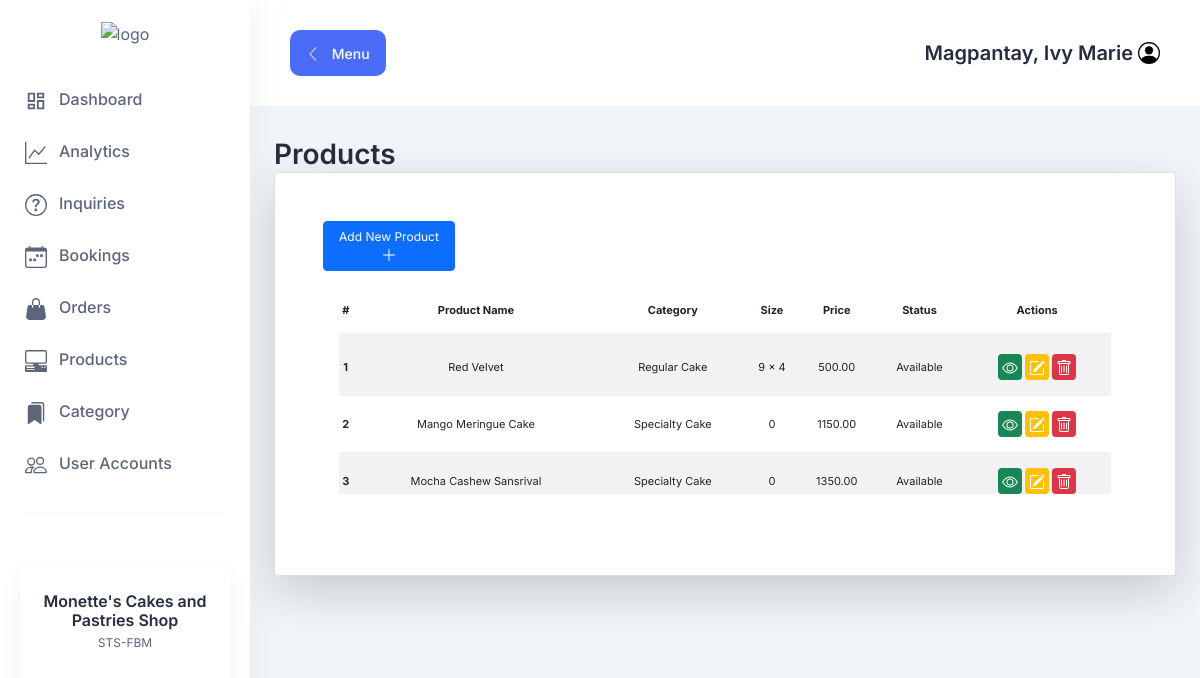
The page /products-list (signed in) on the database as committed earlier.
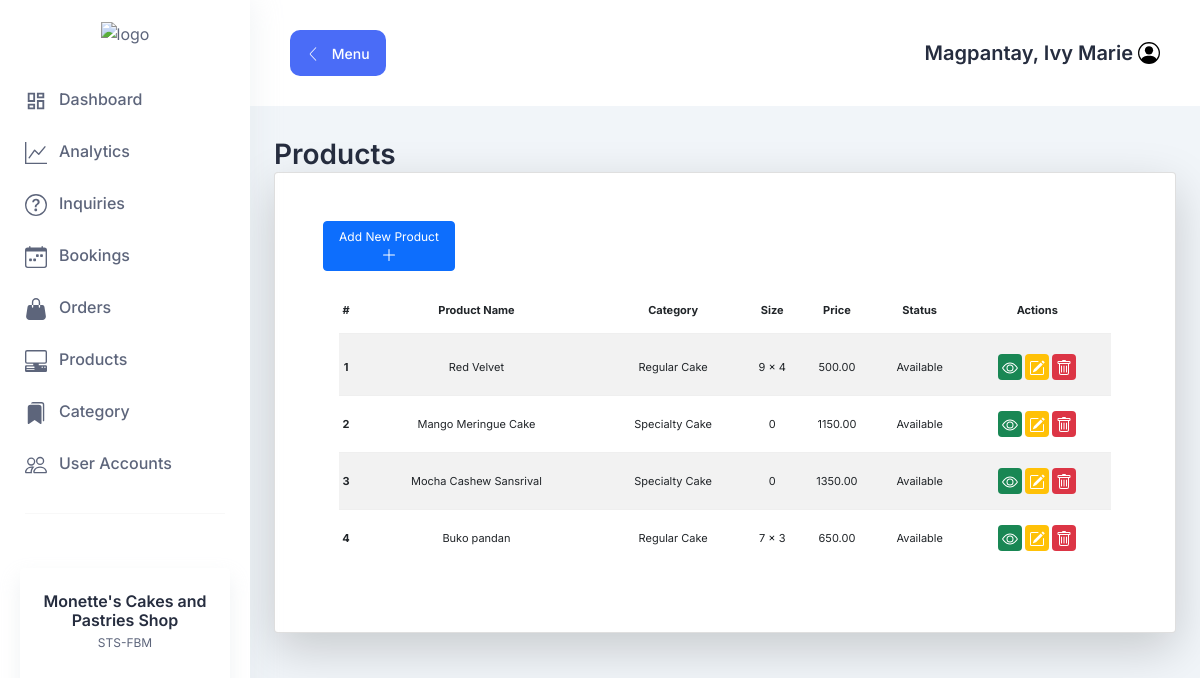
The same page on the database as committed later.
### products/models.py (models this page shows, shortened)
class Products(models.Model):
    status = (
        ("Available", "Available"),
        ("Not Available", "Not Available")
    )
    product_name = models.CharField(max_length=255)
    category = models.ForeignKey(Category, on_delete=models.CASCADE)
    price = models.DecimalField(max_digits=10, decimal_places=2)
    size = models.CharField(max_length=255, default=0)
    status = models.CharField(max_length=255, choices=status)
    class Meta:
        verbose_name = "Products"

class Category(models.Model):
    category = models.CharField(max_length=255)
    class Meta:
        verbose_name = "Category"
    def __str__(self):
        return self.category

### products/views.py (the view)
# urls.py: path("products-list", products, name="products-list"),
@login_required
def products(request):
   template_name = "products/products_list.html"
   products = Products.objects.all()[:5]
   context = {
       "products" : products
   }
   return render (request, template_name, context)

### products/templates/products/products_list.html (shortened to what this page needs)
{% extends 'base.html' %} {% block body %}
<link
  rel="stylesheet"
  type="text/css"
  href="https://cdn.datatables.net/v/bs5/dt-1.11.5/datatables.min.css"
/>
<link
  rel="stylesheet"
  type="text/css"
  href="https://cdn.datatables.net/buttons/2.2.2/css/buttons.dataTables.min.css"
/>
<div class="container-fluid mt-2 p-4" style="font-size: 12px">
  <h2>Products</h2>
  <div
    class="card p-5 shadow-lg p-3 mb-5 bg-white rounded text-decoration-none"
  >
    <div class="row">
      <div class="col-8">
        {% if user.is_superuser or user.is_admin %}
        <a
          href="{% url 'products-add' %}"
          class="btn btn-primary w-25"
          style="font-size: 12px"
        >
          Add New Product
          <svg
            xmlns="http://www.w3.org/2000/svg"
            width="16"
            height="16"
            fill="currentColor"
            class="bi bi-plus-lg"
            viewBox="0 0 16 16"
          >
            <path
              fill-rule="evenodd"
              d="M8 2a.5.5 0 0 1 .5.5v5h5a.5.5 0 0 1 0 1h-5v5a.5.5 0 0 1-1 0v-5h-5a.5.5 0 0 1 0-1h5v-5A.5.5 0 0 1 8 2Z"
            />
          </svg>
        </a>
        {% endif %}
      </div>
      <div class="col-4">
      </div>
    </div>
    <table
      class="table table-striped bg-white p-3"
      id="productsTable"
      style="font-size: 11px"
    >
      <thead>
        <tr class="text-center">
          <th scope="col">#</th>
          <th scope="col">Product Name</th>
          <th scope="col">Category</th>
          <th scope="col">Size</th>
          <th scope="col">Price</th>
          <th scope="col">Status</th>
          <th scope="col">Actions</th>
        </tr>
      </thead>
      <tbody>
        {% for list in products %}
        <tr class="text-center">
          <th scope="row">{{forloop.counter}}</th>
          <td>{{list.product_name}}</td>
          <td>{{list.category}}</td>
          <td>{{list.size}}</td>
          <td>{{list.price}}</td>
          <td>{{list.status}}</td>
          <td colspan="5">
            <a
              href="{% url 'products-view' list.id %}"
              class="bg-success p-1 text-white rounded"
              style="font-size: 12px"
            >
            </a>
            <a
              href="{% url 'products-update' list.id %}"
              class="bg-warning p-1 text-white rounded"
              style="font-size: 12px"
            >
            </a>
            <a
              href="{% url 'products-delete' list.id %}"
              class="bg-danger p-1 text-white rounded"
              style="font-size: 12px"
            >
            </a>
          </td>
        </tr>
        {% endfor %}
      </tbody>
    </table>
  </div>
</div>
{% endblock %}

Rows that differ between the two databases and show on the page:
added Products: product_name "Buko pandan", category "Regular Cake", size "7 x 3", price "650.00", status "Available"
